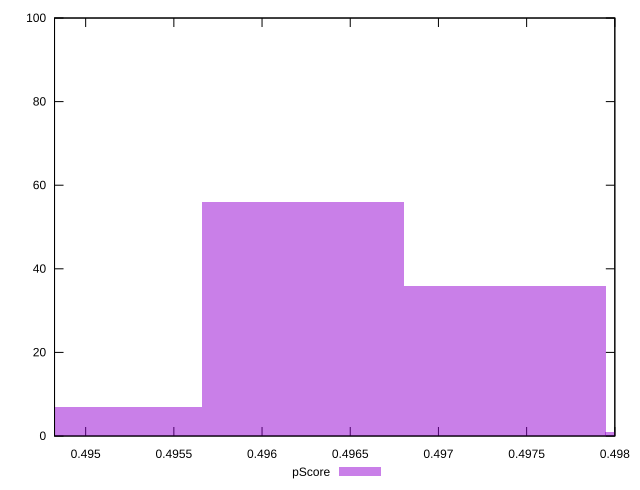

Write the gnuplot code that produced this figure.
reset

$pScore <<EOF
0.49737545311442277 36
0.4962320612681827 56
0.49508866942194263 7
0.4985188449606628 1
EOF

set key outside below
set boxwidth 0.0011433918462400523
set xrange [0.4948235294117647:0.498]
set yrange [0:100]
set trange [0:100]
set style fill transparent solid 0.5 noborder
set terminal svg size 640, 490 enhanced background rgb 'white'
set output "report_00011_2021-02-09T10:53:21.242Z/uses-rel-preload/samples/pages+cached+noadtech/pScore/histogram.svg"

plot $pScore title "pScore" with boxes

reset
